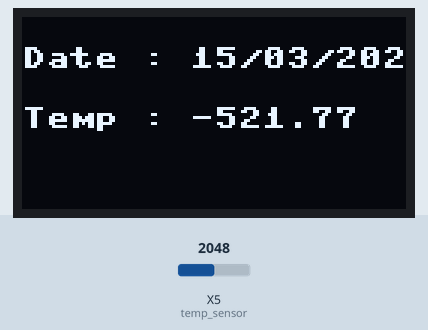
Recording of a program running on a simulated pyboard running MicroPython. Parts: 128×64 one-colour display. The test bench sets the inputs (shaded band); at power-on: X5 (temp_sensor) = 2048 (analog values on the 0–4095 scale). The clock reads 2024-03-15 10:24:30 at power-on unless the program sets it; files the program writes start out absent; what the program prints to the serial console is not drawn.

Above: at 1.2 s.
1.3 s: X5 (temp_sensor) set to 2866
At 5.4 s:
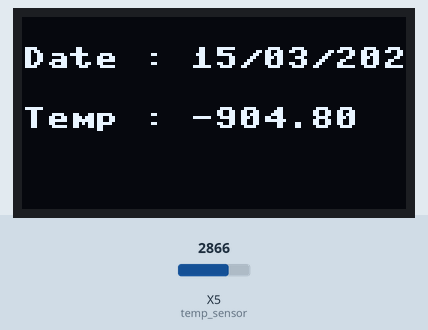
7.3 s: X5 (temp_sensor) set to 3603
At 11.4 s:
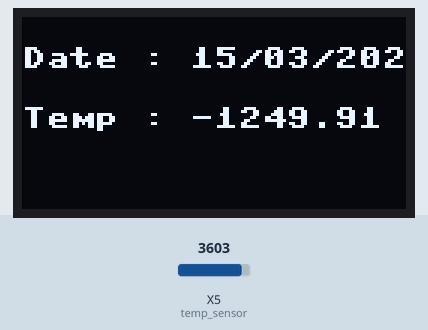
13.3 s: X5 (temp_sensor) set to 4095
At 16.2 s:
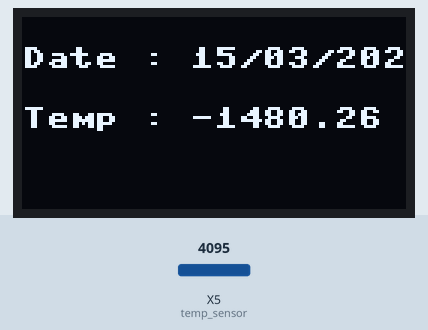
Timing chart, 0 to 17.7 s (numbered marks = the images above; inputs shaded):
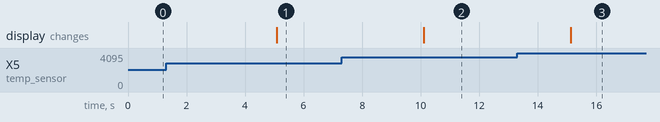

The program:

sd_card_demo.py
```python
from machine import Pin, SPI, I2C, ADC
import time
import os
import sdcard
from ssd1306 import SSD1306_I2C


#set up oled
WIDTH = 128
HEIGHT = 64
i2c=I2C(0, scl = Pin(17), sda=Pin(16),freq=400000)
oled = SSD1306_I2C(WIDTH, HEIGHT, i2c)
oled.rotate(True)
oled.fill(0)


# ----------------------------
# DS3231 (I2C)
# ----------------------------
i2c = I2C(0, scl=Pin(17), sda=Pin(16), freq=400000)
DS3231_ADDR = 0x68

def bcd2dec(val):
    return ((val >> 4) * 10) + (val & 0x0F)

def read_ds3231():
    data = i2c.readfrom_mem(DS3231_ADDR, 0x00, 7)
    second  = bcd2dec(data[0])
    minute  = bcd2dec(data[1])
    hour    = bcd2dec(data[2])
    weekday = bcd2dec(data[3])
    date    = bcd2dec(data[4])
    month   = bcd2dec(data[5])
    year    = bcd2dec(data[6]) + 2000
    return (year, month, date, weekday, hour, minute, second)

# ----------------------------
# Temperature (onboard)
# ----------------------------
temp_sensor = ADC(4)
conversion_factor = 3.3 / 65535

# ----------------------------
# SD card (SPI)
# ----------------------------
spi = SPI(
    0,
    baudrate=100000,
    polarity=0,
    phase=0,
    sck=Pin(2),
    mosi=Pin(3),
    miso=Pin(4)
)
cs = Pin(1, Pin.OUT)

sd = sdcard.SDCard(spi, cs)
os.mount(sd, "/sd")

FILENAME = "/sd/temp_log.csv"

# ----------------------------
# Write CSV header once
# ----------------------------
try:
    with open(FILENAME, "x") as f:
        f.write("Date,Time,Temperature_C\n") #CSV Column Header
except OSError:
    pass

# ----------------------------
# Logging loop
# ----------------------------
while True:
    year, month, day, _, hour, minute, second = read_ds3231()

    date_str = f"{day:02d}/{month:02d}/{year}"
    time_str = f"{hour:02d}:{minute:02d}:{second:02d}"

    reading = temp_sensor.read_u16()
    voltage = reading * conversion_factor
    temperature = 27 - (voltage - 0.706) / 0.001721

    with open(FILENAME, "a") as f:
        f.write(f"{date_str},{time_str},{temperature:.2f}\n")
        oled.fill(0)
        oled.text(f"Date : {date_str}-{time_str}",0,10)
        oled.text(f"Temp : {temperature:.2f}",0,30)
        oled.show()

    print("Logged:", date_str, time_str, f"{temperature:.2f} C")

    time.sleep(5)
```

Measured:
- after the input at 1.3 s, the display: changes after 3.8 s (image 1)
- after the input at 7.3 s, the display: changes after 2.8 s (image 2)
- after the input at 13.3 s, the display: changes after 1.8 s (image 3)
